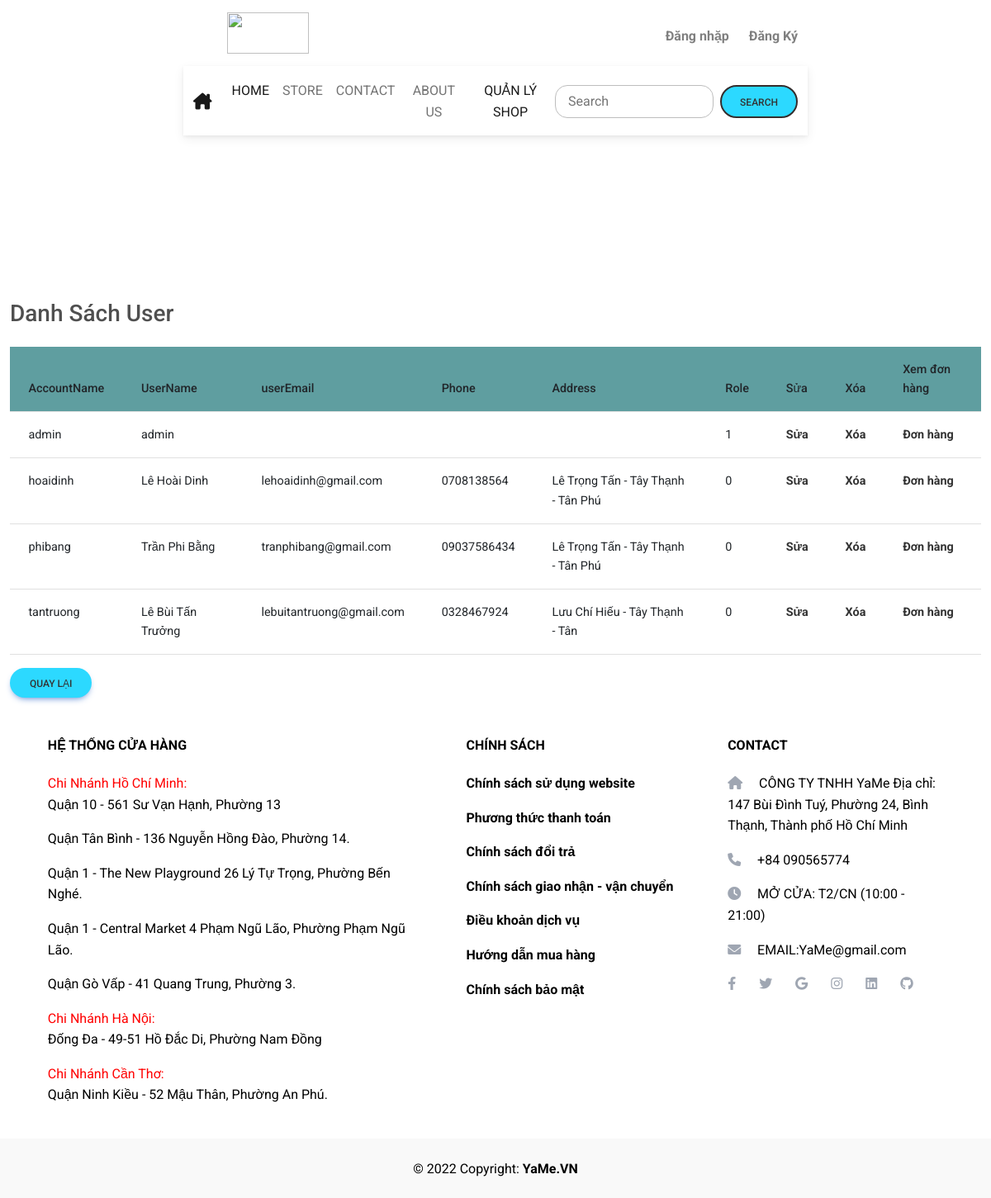
The page /DA_Nhom6_Web/admin/listUser.php on the database its author committed.
### tables this page shows
CREATE TABLE `taikhoan` (
  `TenTK` varchar(50) NOT NULL,
  `MK` varchar(50) NOT NULL,
  `TenKH` varchar(50) DEFAULT NULL,
  `SDT` varchar(15) DEFAULT NULL,
  `DiaChi` varchar(150) DEFAULT NULL,
  `Email` varchar(50) DEFAULT NULL,
  `Role` int(11) NOT NULL
);

### DA_Nhom6_Web/class/Auth.php (called while the page is built, shortened)
<?php
class Auth
{
      public static function getUser($pdo, $limit, $offset)
    {
        $sql = "SELECT * FROM taikhoan LIMIT :limit OFFSET :offset";
        $stmt = $pdo->prepare($sql);
        $stmt->bindValue(':limit', $limit, PDO::PARAM_INT);
        $stmt->bindValue(':offset', $offset, PDO::PARAM_INT);
        if ($stmt->execute()) {
            $product= $stmt->fetchAll(PDO::FETCH_ASSOC);
            $data = $product;
            return $data;
        }
    }
    public static function countAll($pdo)
    {
        $sql = "SELECT COUNT(*) as total FROM taikhoan";
        $stmt = $pdo->prepare($sql);
        if ($stmt->execute()) {
            $result = $stmt->fetch(PDO::FETCH_ASSOC);
            $data = $result['total'];
            return $data;
        }
    }
}

### DA_Nhom6_Web/admin/listUser.php (the view, shortened to what this page needs)
<?php
require '../class/Auth.php';
$db = new Database();
$pdo = $db->getConnect();
$perPage = 5;
$page = isset($_GET['page']) ? (int)$_GET['page'] : 1;
$offset = ($page - 1) * $perPage;
$limit = $perPage;
$data = Auth::getUser($pdo, $limit, $offset);
$totalProducts = Auth::countAll($pdo);
?>
<?php include 'header.php'; ?>
<div class="container-fluid"style="margin-top: 25vh; width:100%">
    <h1 class="h3 mb-4 text-gray-800">Danh Sách User</h1>
    <div class="card-body">
        <table class="table">
            <thead class="thead-dark" style="background-color:cadetblue">
                <tr>
                    <th>AccountName</th>
                    <th>UserName</th>
                    <th>userEmail</th>
                    <th>Phone</th>
                    <th>Address</th>
                    <th>Role</th>
                    <th>Sửa</th>
                    <th>Xóa</th>
                    <th>Xem đơn hàng</th>
                </tr>
            </thead>
            <tbody>
                <?php foreach ($data as $user) : ?>
                <tr>
                    <td><?php echo $user['TenTK']; ?></td>
                    <td><?php echo $user['TenKH']; ?></td>
                    <td><?php echo $user['Email']; ?></td>
                    <td><?php echo $user['SDT']; ?></td>
                    <td><?php echo $user['DiaChi']; ?></td>
                    <td><?php echo $user['Role']; ?></td>
                    <td>
                        <a
                            href="edit_user.php?id=<?php echo $user['TenTK']?>">Sửa</a>
                    </td>
                    <td>
                        <a  href="delete_user.php?id=<?php echo $user['TenTK'] ?>">Xóa</a>
                    </td>
                    <td>
                        <a  href="donhang.php?id=<?php echo $user['TenTK'] ?>">Đơn hàng</a>
                    </td>
                </tr>
                <?php endforeach; ?>
            </tbody>
        </table>
    </div>
    <a class="btn btn-primary" href="quanlyshop.php">Quay Lại</a>
</div>
<?php include 'footer.php'; ?>

### DA_Nhom6_Web/admin/header.php (shortened to what this page needs)
<!DOCTYPE html>
<html lang="en">
<head>
    <link rel="stylesheet" href="https://cdnjs.cloudflare.com/ajax/libs/font-awesome/6.3.0/css/all.min.css" />
    <link href="https://cdn.jsdelivr.net/npm/bootstrap@5.3.0-alpha1/dist/css/bootstrap.min.css" rel="stylesheet">
    <link rel="stylesheet" href="https://cdnjs.cloudflare.com/ajax/libs/font-awesome/6.2.0/css/all.min.css" />
    <link href="https://cdnjs.cloudflare.com/ajax/libs/font-awesome/6.0.0/css/all.min.css"
          rel="stylesheet" />
    <link href="https://cdn.jsdelivr.net/npm/bootstrap@5.2.2/dist/css/bootstrap.min.css" rel="stylesheet" />
    <link href="https://cdnjs.cloudflare.com/ajax/libs/mdb-ui-kit/6.0.0/mdb.min.css"
          rel="stylesheet" />
            <link rel="stylesheet" href="layout.css">
</head>
<body style="overflow-x:hidden">
    <header>
    <div style="background-color: white; width: 100%; height: 17vh;top:0; position:fixed ;z-index:999">
        <div class="container text-center" style="width:65%">
            <div class="container text-center">
                <div class="row d-flex " style="height:10vh">
                    <div class="col   d-flex justify-content-start align-items-center m-lg-2">
                        <img src="https://cdn.haitrieu.com/wp-content/uploads/2022/09/Logo-Yame.png" style="width:60%;height:50px" />
                    </div>
                    <div class="col-7 mt-4 d-flex justify-content-end align-items-center">
                        <p>
                        <?php if(!isset($_SESSION['login_detail'])): ?>
                        <?php if(!isset($_SESSION['login_admin'])): ?>
                        <a style=" text-decoration:none; color: gray ;margin-left:20px" href="../login.php">Đăng nhặp </a>
                        <a style=" text-decoration:none; color: gray ;margin-left:20px" href="../resigter.php">Đăng Ký</a>
                        <?php else:?>
                                <p  style=" text-decoration:none; color: red ;margin-left:20px">Bạn là: <?php echo $_SESSION['admin']  ?> </p>
                                <a  style=" text-decoration:none; color: gray ;margin-left:20px" href="../logout.php"> Đăng Xuất </a>
                        <?php endif ?>
                    <?php else:?>
                            <p  style=" text-decoration:none; color: red ;margin-left:20px">Chào bạn: <?php echo $_SESSION['name']  ?> </p>
                            <a style=" text-decoration:none; color: gray ;margin-left:20px" href="../logout.php"> Đăng Xuất </a>
                    <?php endif ?>
                        </p>
                    </div>
                </div>
            </div>
            <nav class="navbar navbar-expand-lg ">
                <div class="container-fluid">
                    <a class="navbar-brand" href="#"><i class="fa-solid fa-house-chimney"></i></a>
                    <div class="collapse navbar-collapse" id="navbarSupportedContent">
                        <ul class="navbar-nav me-auto mb-2 mb-lg-0">
                        <li class="nav-item">
                                <a class="nav-link active" href="index.php">HOME</a>
                            </li>
                            <li class="nav-item">
                                <a class="nav-link" href="product.php">STORE</a>
                            </li>
                            <li class="nav-item">
                                <a class="nav-link" href="contact.php">CONTACT</a>
                            </li>
                            <li class="nav-item">
                                <a class="nav-link " href="about.php">ABOUT US</a>
                            </li>
                            <li class="nav-item">
                                <a class="nav-link active" href="quanlyshop.php">QUẢN LÝ SHOP</a>
                            </li>
                        </ul>
                        <form action="product_search.php?" method="GET" class="d-flex">
                            <input class="form-control me-2" id="search" name="search" type="search" placeholder="Search" aria-label="Search" >
                            <button class="btn btn-outline-dark" type="submit">  Search</button>
                        </form>
                    </div>
                </div>
            </nav>
        </div>
    </div>
    </header>

### DA_Nhom6_Web/admin/footer.php
<footer class="text-center text-lg-start bg-white text-black ">
        <section class="">
            <div class="container text-center text-md-start mt-5">
                <div class="row mt-3">
                    <div class="col-md-3 col-lg-4 col-xl-5 mx-auto mb-4">
                        <h6 class="text-uppercase fw-bold mb-4">
                            HỆ THỐNG CỬA HÀNG
                        </h6>
                        <h7 style="color:red">
                            Chi Nhánh Hồ Chí Minh:
                        </h7>
                        <p>
                            Quận 10 - 561 Sư Vạn Hạnh, Phường 13
                        </p>
                        <p>
                            Quận Tân Bình - 136 Nguyễn Hồng Đào, Phường 14.
                        </p>
                        <p>
                            Quận 1 - The New Playground 26 Lý Tự Trọng, Phường Bến Nghé.
                        </p>
                        <p>
                            Quận 1 - Central Market 4 Phạm Ngũ Lão, Phường Phạm Ngũ Lão.
                        </p>
                        <p>
                            Quận Gò Vấp - 41 Quang Trung, Phường 3.
                        </p>
                        <h7 style="color:red">
                            Chi Nhánh Hà Nội:
                        </h7>
                        <p>
                            Đống Đa - 49-51 Hồ Đắc Di, Phường Nam Đồng
                        </p>
                        <h7 style="color:red">
                            Chi Nhánh Cần Thơ:
                        </h7>
                        <p>
                            Quận Ninh Kiều - 52 Mậu Thân, Phường An Phú.
                        </p>
                    </div>
                    <div class="col-md-3 col-lg-3 col-xl-3 mx-auto mb-4">
                        <h6 class="text-uppercase fw-bold mb-4">
                            CHÍNH SÁCH
                        </h6>
                        <p>
                            <a href="#" class="text-reset">Chính sách sử dụng website</a>
                        </p>
                        <p>
                            <a href="#" class="text-reset">Phương thức thanh toán</a>
                        </p>
                        <p>
                            <a href="#" class="text-reset">Chính sách đổi trả</a>
                        </p>
                        <p>
                            <a href="#" class="text-reset">Chính sách giao nhận - vận chuyển</a>
                        </p>
                        <p>
                            <a href="#" class="text-reset">Điều khoản dịch vụ</a>
                        </p>
                        <p>
                            <a href="#" class="text-reset">Hướng dẫn mua hàng</a>
                        </p>
                        <p>
                            <a href="#" class="text-reset">Chính sách bảo mật</a>
                        </p>
                    </div>
                    <div class="col-md-4 col-lg-3 col-xl-3 mx-auto mb-md-0 mb-4">
                        <h6 class="text-uppercase fw-bold mb-4">CONTACT</h6>
                        <p><i class="fas fa-home me-3 text-secondary"></i> CÔNG TY TNHH YaMe Địa chỉ: 147 Bùi Đình Tuý, Phường 24, Bình Thạnh, Thành phố Hồ Chí Minh</p>
                        <p><i class="fas fa-phone me-3 text-secondary"></i> +84 090565774</p>
                        <P>
                            <i class="fas fa-clock me-3 text-secondary"></i> MỞ CỬA: T2/CN (10:00 - 21:00)
                        </P>
                        <p>
                            <i class="fas fa-envelope me-3 text-secondary"></i> EMAIL:YaMe@gmail.com
                        </p>
                        <div>
                            <a href="#" class="me-4 link-secondary">
                                <i class="fab fa-facebook-f"></i>
                            </a>
                            <a href="#" class="me-4 link-secondary">
                                <i class="fab fa-twitter"></i>
                            </a>
                            <a href="#" class="me-4 link-secondary">
                                <i class="fab fa-google"></i>
                            </a>
                            <a href="#" class="me-4 link-secondary">
                                <i class="fab fa-instagram"></i>
                            </a>
                            <a href="#" class="me-4 link-secondary">
                                <i class="fab fa-linkedin"></i>
                            </a>
                            <a href="#" class="me-4 link-secondary">
                                <i class="fab fa-github"></i>
                            </a>
                        </div>
                    </div>
                </div>
            </div>
        </section>
        <div class="text-center p-4" style="background-color: rgba(0, 0, 0, 0.025);">
            © 2022 Copyright:
            <a class="text-reset fw-bold" href="#">YaMe.VN</a>
        </div>
    </footer>
</body>
</html>

### DA_Nhom6_Web/layout.css (style rules this page uses)
.form-control { border-radius: 15px; padding: 15px; }
input { height: 40px; }
.btn { border-radius: 20px; background-color: #2cd9ff; color: #333; }
a { color: #333; font-weight: bold; text-decoration: none; }

### rows shown on the page
taikhoan: TenTK "admin", TenKH "admin", Role "1"
taikhoan: TenTK "hoaidinh", TenKH "Lê Hoài Dinh", Email "lehoaidinh@gmail.com", SDT "0708138564", DiaChi "Lê Trọng Tấn - Tây Thạnh - Tân Phú", Role "0"
taikhoan: TenTK "phibang", TenKH "Trần Phi Bằng", Email "tranphibang@gmail.com", SDT "09037586434", DiaChi "Lê Trọng Tấn - Tây Thạnh - Tân Phú", Role "0"
taikhoan: TenTK "tantruong", TenKH "Lê Bùi Tấn Trưởng", Email "lebuitantruong@gmail.com", SDT "0328467924", DiaChi "Lưu Chí Hiếu - Tây Thạnh - Tân", Role "0"
